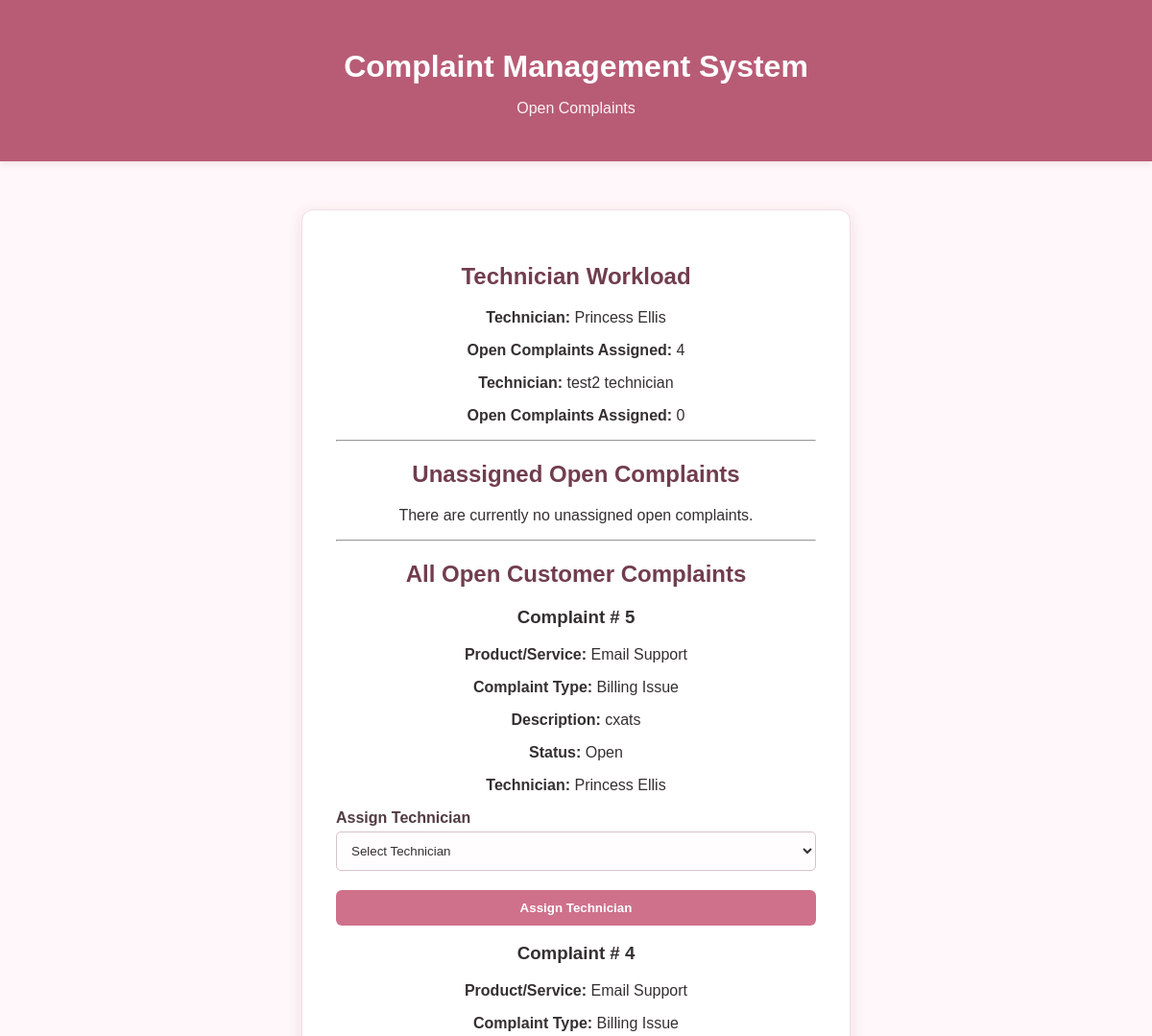
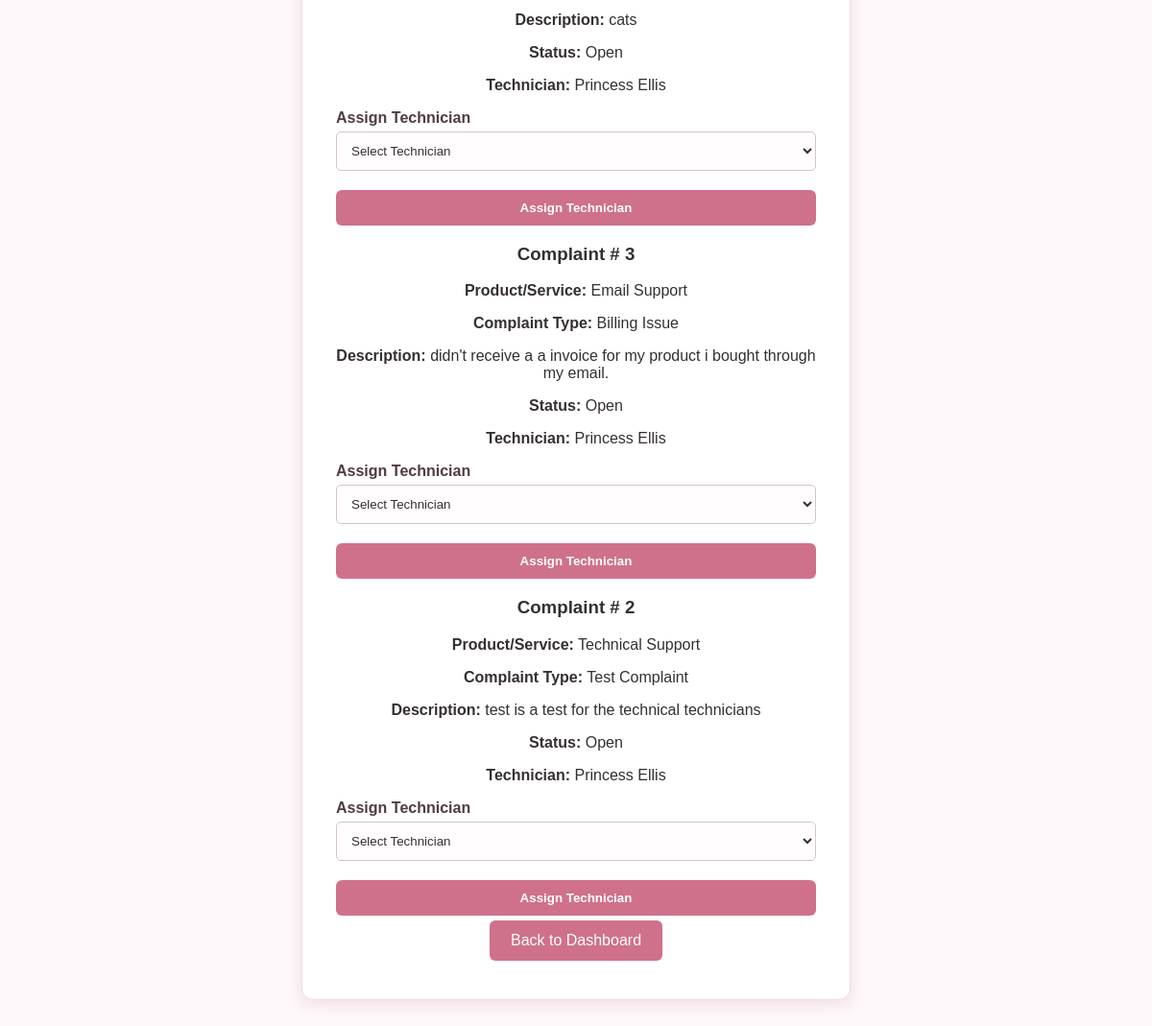
The page /view/admin_complaints.php (signed in) on the database its author committed (2 pictures, top to bottom).
### tables this page shows
CREATE TABLE `employees` (
  `EmployeeID` int(11) NOT NULL,
  `UserID` varchar(50) NOT NULL,
  `FirstName` varchar(50) NOT NULL,
  `LastName` varchar(50) NOT NULL,
  `Email` varchar(100) NOT NULL,
  `PhoneExtension` varchar(10) NOT NULL,
  `Password` varchar(255) NOT NULL,
  `Level` enum('Administrator','Technician') NOT NULL
);

CREATE TABLE `complaints` (
  `ComplaintID` int(11) NOT NULL,
  `CustomerID` int(11) NOT NULL,
  `ProductID` int(11) NOT NULL,
  `ComplaintTypeID` int(11) NOT NULL,
  `TechnicianID` int(11) DEFAULT NULL,
  `Description` text NOT NULL,
  `ImageFile` varchar(255) DEFAULT NULL,
  `Status` enum('Open','Closed') NOT NULL DEFAULT 'Open',
  `DateCreated` datetime NOT NULL DEFAULT current_timestamp(),
  `ResolutionDate` datetime DEFAULT NULL,
  `ResolutionNotes` text DEFAULT NULL,
  `DateUpdated` datetime NOT NULL DEFAULT current_timestamp()
);

CREATE TABLE `products` (
  `ProductID` int(111) NOT NULL,
  `ProductName` varchar(100) NOT NULL,
  `Description` varchar(255) NOT NULL,
  `Active` tinyint(1) NOT NULL
);

CREATE TABLE `complaint_types` (
  `ComplaintTypeID` int(11) NOT NULL,
  `TypeName` varchar(100) NOT NULL,
  `Description` varchar(255) NOT NULL,
  `Active` tinyint(1) NOT NULL DEFAULT 1
);

### model/employee_db.php (called while the page is built, shortened)
<?php
require_once __DIR__ . '/database.php';
require_once __DIR__ . '/employee.php';
class EmployeeDB
{
    public static function getEmployees()
    {
        $db = new Database();
        $connection = $db->getConnection();
        $query = "SELECT * FROM employees
                  ORDER BY LastName, FirstName";
        $result = mysqli_query($connection, $query);
        $employees = [];
        while ($row = mysqli_fetch_assoc($result)) {
            $employees[] = self::makeEmployee($row);
        }
        return $employees;
    }
    public static function getEmployee($employeeId)
    {
        $db = new Database();
        $connection = $db->getConnection();
        $query = "SELECT * FROM employees
                  WHERE EmployeeID = ?";
        $stmt = mysqli_prepare($connection, $query);
        mysqli_stmt_bind_param(
            $stmt,
            "i",
            $employeeId
        );
        mysqli_stmt_execute($stmt);
        $result = mysqli_stmt_get_result($stmt);
        $row = mysqli_fetch_assoc($result);
        if ($row) {
            return self::makeEmployee($row);
        }
        return null;
    }
private static function makeEmployee($row)
{
    return new Employee(
        $row['EmployeeID'],
        $row['UserID'],
        $row['FirstName'],
        $row['LastName'],
        $row['Email'],
        $row['PhoneExtension'],
        $row['Password'],
        $row['Level']
    );
}
}
?>

### model/employee.php (called while the page is built, shortened)
<?php
class Employee
{
    private $firstName;
    private $lastName;
    public function __construct(
        $employeeId = null,
        $userId = '',
        $firstName = '',
        $lastName = '',
        $email = '',
        $phoneExtension = '',
        $password = '',
        $level = ''
    ) {
        $this->firstName = $firstName;
        $this->lastName = $lastName;
    }
    public function getFirstName()
    {
        return $this->firstName;
    }
    public function getLastName()
    {
        return $this->lastName;
    }
}
?>

### model/complaint_db.php (called while the page is built, shortened)
<?php
require_once __DIR__ . '/database.php';
require_once __DIR__ . '/complaint.php';
class ComplaintDB
{
    public static function getComplaints()
    {
        $db = new Database();
        $connection = $db->getConnection();
        $query = "SELECT * FROM complaints
                  ORDER BY DateCreated DESC";
        $result = mysqli_query($connection, $query);
        $complaints = [];
        while ($row = mysqli_fetch_assoc($result)) {
            $complaints[] = self::makeComplaint($row);
        }
        return $complaints;
    }
    public static function getUnassignedComplaints()
    {
        $db = new Database();
        $connection = $db->getConnection();
        $query = "SELECT * FROM complaints
                WHERE Status = 'Open'
                AND TechnicianID IS NULL
                ORDER BY DateCreated DESC";
        $result = mysqli_query($connection, $query);
        $complaints = [];
        return $complaints;
    }
    private static function makeComplaint($row)
    {
        return new Complaint(
            $row['ComplaintID'],
            $row['CustomerID'],
            $row['ProductID'],
            $row['ComplaintTypeID'],
            $row['TechnicianID'],
            $row['Description'],
            $row['Status'],
            $row['DateCreated'],
            $row['ResolutionDate'],
            $row['ResolutionNotes'],
            $row['DateUpdated']
        );
    }
}
?>

### model/database.php (called while the page is built, shortened)
<?php
class Database
{
    private $host = "localhost";
    private $database = "complaint_management";
    private $username = "complaint_user";
    private $password = "Complaint2026!";
    public function __construct()
    {
        $this->connection = mysqli_connect(
            $this->host,
            $this->username,
            $this->password,
            $this->database
        );
    }
}

### model/complaint.php (called while the page is built, shortened)
<?php
class Complaint
{
    private $complaintId;
    private $technicianId;
    private $description;
    private $status;
    public function __construct(
        $complaintId = null,
        $customerId = null,
        $productId = null,
        $complaintTypeId = null,
        $technicianId = null,
        $description = '',
        $status = 'Open',
        $dateCreated = null,
        $resolutionDate = null,
        $resolutionNotes = null,
        $dateUpdated = null
    ) {
        $this->complaintId = $complaintId;
        $this->technicianId = $technicianId;
        $this->description = $description;
        $this->status = $status;
    }
    public function getComplaintId()
    {
        return $this->complaintId;
    }
    public function getTechnicianId()
    {
        return $this->technicianId;
    }
    public function getDescription()
    {
        return $this->description;
    }
    public function getStatus()
    {
        return $this->status;
    }
}
?>

### model/product_db.php (called while the page is built, shortened)
<?php
require_once('database.php');
require_once('product.php');
class ProductDB
{
    public static function getProduct($productId)
    {
        $db = new Database();
        $connection = $db->getConnection();
        $query = "SELECT * FROM products
                  WHERE ProductID = ?";
        $stmt = mysqli_prepare($connection, $query);
        mysqli_stmt_bind_param(
            $stmt,
            "i",
            $productId
        );
        mysqli_stmt_execute($stmt);
        $result = mysqli_stmt_get_result($stmt);
        $row = mysqli_fetch_assoc($result);
        if ($row) {
            return new Product(
                $row['ProductID'],
                $row['ProductName'],
                $row['Description'],
                $row['Active']
            );
        }
        return null;
    }
}
?>

### model/product.php (called while the page is built, shortened)
<?php
class Product
{
    private $productName;
    public function __construct(
        $productId = null,
        $productName = '',
        $description = '',
        $active = 1
    ) {
        $this->productName = $productName;
    }
    public function getProductName()
    {
        return $this->productName;
    }
}
?>

### model/complaint_type_db.php (called while the page is built, shortened)
<?php
require_once __DIR__ . '/database.php';
require_once __DIR__ . '/complaint_type.php';
class ComplaintTypeDB
{
    public static function getComplaintType(
        $complaintTypeId
    ) {
        $db = new Database();
        $connection = $db->getConnection();
        $query = "SELECT *
                  FROM complaint_types
                  WHERE ComplaintTypeID = ?";
        $stmt = mysqli_prepare(
            $connection,
            $query
        );
        mysqli_stmt_bind_param(
            $stmt,
            "i",
            $complaintTypeId
        );
        mysqli_stmt_execute($stmt);
        $result = mysqli_stmt_get_result($stmt);
        $row = mysqli_fetch_assoc($result);
        if ($row) {
            return new ComplaintType(
                $row['ComplaintTypeID'],
                $row['TypeName'],
                $row['Description'],
                $row['Active']
            );
        }
        return null;
    }
}
?>

### model/complaint_type.php (called while the page is built, shortened)
<?php
class ComplaintType
{
    private $typeName;
    public function __construct(
        $complaintTypeId = null,
        $typeName = '',
        $description = '',
        $active = 1
    ) {
        $this->typeName = $typeName;
    }
    public function getTypeName()
    {
        return $this->typeName;
    }
}
?>

### view/admin_complaints.php (the view, shortened to what this page needs)
<?php
require_once __DIR__ . '/../model/complaint_db.php';
require_once __DIR__ . '/../model/product_db.php';
require_once __DIR__ . '/../model/complaint_type_db.php';
require_once __DIR__ . '/../model/employee_db.php';
$complaints = ComplaintDB::getComplaints();
$unassignedComplaints = ComplaintDB::getUnassignedComplaints();
$employees = EmployeeDB::getEmployees();
?>
<!DOCTYPE html>
<html lang="en">
<head>
    <link rel="stylesheet" href="../css/styles.css">
</head>
<body>
<header>
    <h1>Complaint Management System</h1>
    <p>Open Complaints</p>
</header>
<main>
<section class="card">
    <h2>Technician Workload</h2>
    <?php
    foreach ($employees as $employee) :
        if ($employee->getLevel() !== 'Technician') {
            continue;
        }
        $openCount = 0;
        foreach ($complaints as $complaint) {
            if (
                $complaint->getStatus() === 'Open' &&
                $complaint->getTechnicianId() ==
                $employee->getEmployeeId()
            ) {
                $openCount++;
            }
        }
    ?>
        <div class="complaint">
            <p>
                <strong>Technician:</strong>
                <?php
                echo htmlspecialchars(
                    $employee->getFirstName() .
                    " " .
                    $employee->getLastName()
                );
                ?>
            </p>
            <p>
                <strong>Open Complaints Assigned:</strong>
                <?php
                echo $openCount;
                ?>
            </p>
        </div>
    <?php endforeach; ?>
    <hr>
    <h2>Unassigned Open Complaints</h2>
    <?php if (count($unassignedComplaints) === 0) : ?>
        <p>
            There are currently no unassigned open complaints.
        </p>
    <?php endif; ?>
    <hr>
    <h2>All Open Customer Complaints</h2>
    <?php
    foreach ($complaints as $complaint) :
        if ($complaint->getStatus() !== 'Open') {
            continue;
        }
        $product = ProductDB::getProduct(
            $complaint->getProductId()
        );
        $type = ComplaintTypeDB::getComplaintType(
            $complaint->getComplaintTypeId()
        );
    ?>
        <div class="complaint">
            <h3>
                Complaint #
                <?php
                echo htmlspecialchars(
                    $complaint->getComplaintId()
                );
                ?>
            </h3>
            <p>
                <strong>Product/Service:</strong>
                <?php
                echo htmlspecialchars(
                    $product->getProductName()
                );
                ?>
            </p>
            <p>
                <strong>Complaint Type:</strong>
                <?php
                echo htmlspecialchars(
                    $type->getTypeName()
                );
                ?>
            </p>
            <p>
                <strong>Description:</strong>
                <?php
                echo htmlspecialchars(
                    $complaint->getDescription()
                );
                ?>
            </p>
            <p>
                <strong>Status:</strong>
                <?php
                echo htmlspecialchars(
                    $complaint->getStatus()
                );
                ?>
            </p>
            <p>
                <strong>Technician:</strong>
                <?php
                if ($complaint->getTechnicianId()) {
                    $assignedEmployee =
                        EmployeeDB::getEmployee(
                            $complaint->getTechnicianId()
                        );
                    if ($assignedEmployee) {
                        echo htmlspecialchars(
                            $assignedEmployee->getFirstName() .
                            " " .
                            $assignedEmployee->getLastName()
                        );
                    } else {
                        echo "Not Assigned";
                    }
                } else {
                    echo "Not Assigned";
                }
                ?>
            </p>
            <form
                method="POST"
                action="../controller/assign_controller.php"
            >
                <label>
                    Assign Technician
                </label>
                <select
                    name="technician_id"
                    required
                >
                    <option value="">
                        Select Technician
                    </option>
                </select>
                <input
                    type="submit"
                    value="Assign Technician"
                >
            </form>
        </div>
    <?php endforeach; ?>
    <a
        href="admin_home.php"
        class="button"
    >
        Back to Dashboard
    </a>
</section>
</main>
</body>
</html>

### css/styles.css (style rules this page uses)
body { margin: 0; font-family: Arial, sans-serif; background-color: #fff7f9; color: #352f32; }
header { background-color: #b85c76; color: white; text-align: center; padding: 30px; box-shadow: 0 2px 8px rgba(90, 45, 60, 0.12); }
header h1 { margin-bottom: 5px; }
header p { color: #fff2f5; }
main { display: flex; justify-content: center; padding: 50px 20px; }
.card { background-color: white; padding: 35px; width: 500px; border-radius: 12px; box-shadow: 0 4px 16px rgba(120, 70, 85, 0.14); text-align: center; border: 1px solid #f3dce3; }
.card h2 { color: #713d4d; }
.button { display: inline-block; padding: 12px 22px; margin: 5px; background-color: #cf718b; color: white; text-decoration: none; border-radius: 6px; border: none; transition: background-color 0.2s ease; }
form { text-align: left; }
label { display: block; margin-top: 15px; font-weight: bold; color: #513b43; }
input, select, textarea { width: 100%; padding: 11px; margin-top: 5px; box-sizing: border-box; border: 1px solid #d9c3ca; border-radius: 5px; background-color: #fffdfd; color: #352f32; }
input[type="submit"] { margin-top: 20px; background-color: #cf718b; color: white; border: none; cursor: pointer; border-radius: 6px; font-weight: bold; }

### rows shown on the page
employees: FirstName+LastName "Princess Ellis", openCount "4"
employees: FirstName+LastName "test2 technician", openCount "0"
complaints: ComplaintId "5", ProductID.ProductName "Email Support", ComplaintTypeID.TypeName "Billing Issue", Description "cxats", Status "Open", TechnicianID.LastName "Princess Ellis"
complaints: ComplaintId "4", ProductID.ProductName "Email Support", ComplaintTypeID.TypeName "Billing Issue", Description "cats", Status "Open", TechnicianID.LastName "Princess Ellis"
complaints: ComplaintId "3", ProductID.ProductName "Email Support", ComplaintTypeID.TypeName "Billing Issue", Description "didn't receive a a invoice for my product i bought through my email.", Status "Open", TechnicianID.LastName "Princess Ellis"
complaints: ComplaintId "2", ProductID.ProductName "Technical Support", ComplaintTypeID.TypeName "Test Complaint", Description "test is a test for the technical technicians", Status "Open", TechnicianID.LastName "Princess Ellis"
